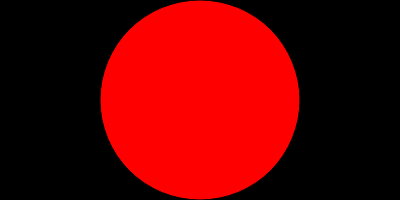
Frame 1 (no input)
Frame 60 (no input): identical to frame 1, image omitted
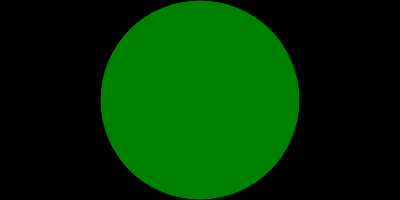
Frame 120 (the mouse pressed at the canvas centre since frame 60)

The p5.js sketch that drew these frames (run headless with seeded random() and noise() and a simulated clock; from frame 60 on, the mouse is pressed at the canvas centre):

// p5.js sketch
// ── sketch.js
let a_colors = ["red", "green", "yellow", "blue", "gray"];
let a_index = 0;

function setup() {
  createCanvas(400, 200).mousePressed(function () {
    a_index = a_index + 1;
    if (a_index == a_colors.length) {
      a_index = 0;
    }
  });
  createSpan('click on the canvas for next color')
}

function draw() {
  background(0);

  fill(a_colors[a_index]);
  circle(width/2, height/2, height)
}

// https://editor.p5js.org/jht1493/sketches/MN_30o-l-
// 4.3 array colors

// What is an Array?
// Code! Programming with p5.js
// The Coding Train / Daniel Shiffman
// https://thecodingtrain.com/beginners/p5js/7.1-what-is-an-array.html
// https://youtu.be/VIQoUghHSxU
// https://editor.p5js.org/codingtrain/sketches/DmwVbhOZ
